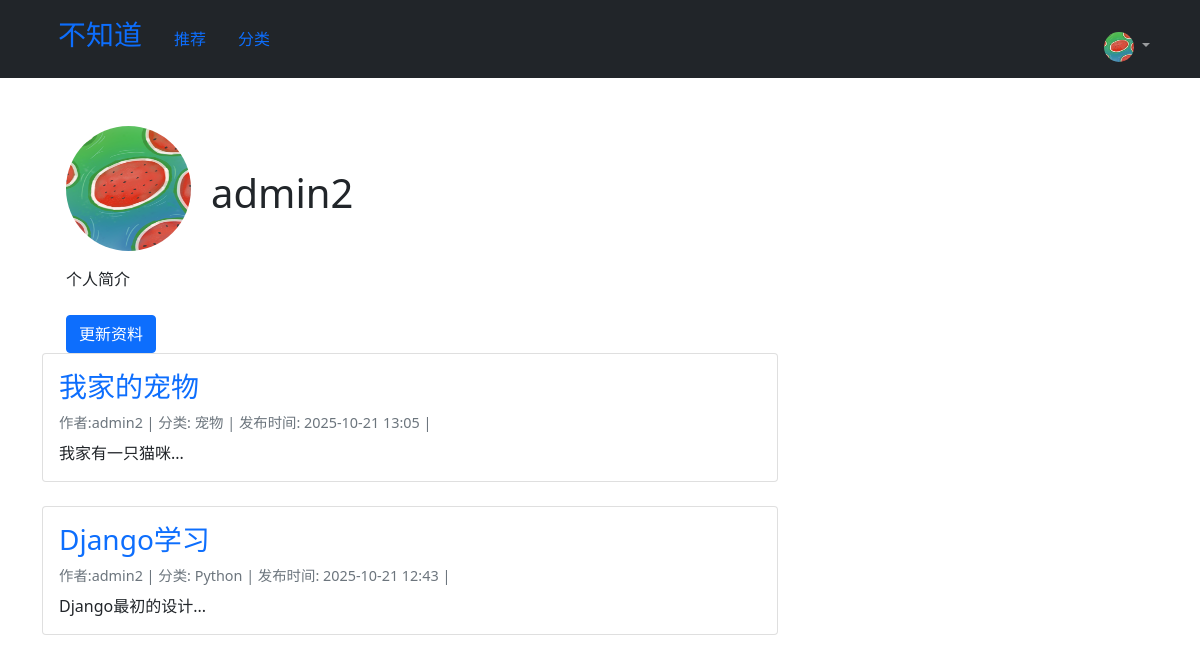
/myblog/userhome/1-admin2/ (signed in), run on the app's committed database.
### accounts/models.py (models this page shows, shortened)
class Profile(models.Model):
    user = models.OneToOneField(User,on_delete=models.CASCADE)
    avatar = models.ImageField(
        upload_to='avatars/',
        default='avatars/default.png',
        blank=True
    )
    bio = models.TextField(max_length=500,blank=True)
    updated_at = models.DateTimeField(auto_now=True)

### blog/models.py (models this page shows, shortened)
class Article(models.Model):
    title = models.CharField('标题',max_length=200)
    content = models.TextField('内容')
    excerpt = models.CharField('摘要',max_length=200,blank=True)
    author = models.ForeignKey(User,
                               on_delete=models.CASCADE,
                               verbose_name='作者'
                               )
    category = models.ForeignKey(Category,on_delete=models.CASCADE,verbose_name='分类')
    tags = models.ManyToManyField(Tag,blank=True,verbose_name='标签')
    created = models.DateTimeField('创建时间',auto_now_add=True)
    updated = models.DateTimeField('更新时间',auto_now=True)
    views = models.PositiveIntegerField('游览量',default=0)
    class Meta:
        verbose_name = '文章'
        verbose_name_plural = verbose_name
        ordering = ['-created']#按照创建时间倒叙排列

class Category(models.Model):
    name = models.CharField('分类',max_length=100,default='category')
    created = models.DateTimeField(auto_now_add=True)
    class Meta:
        verbose_name = '分类'#单数显示
        verbose_name_plural = verbose_name#复数显示

### accounts/views.py (the view, shortened to what this page needs)
# urls.py: path('userhome/<int:user_id>-<str:username>/',views.homepage,name = 'homepage'),
@login_required
def homepage(request,user_id,username):
    if request.user.id != int(user_id) or request.user.username != username:
        return redirect('accounts:login')
    user = get_object_or_404(User,id=user_id,username=username)
    articles = Article.objects.filter(author=user)
    profile,created = Profile.objects.get_or_create(user=request.user)
    if request.method != 'POST':
        form = AvatarUpdateForm(instance=profile)
    context = {'profileform': form,'articles':articles,'user':user}
    return render(request, 'accounts/homepage.html', context)

### accounts/templates/accounts/homepage.html (shortened to what this page needs)
{% extends 'blog/base.html' %}
{% block content %}
<div class="container mt-4">
    <div class="row">
        <div class="col-md-8">
            <form method="POST" enctype="multipart/form-data">
                <div style="display: flex; align-items: center; gap: 20px;">
                    <div class="mb-3">
                        <label for="avatar-input" style="cursor: pointer;">
                            <img id="avatar-preview"
                                 src="{{ user.profile.avatar.url }}"
                                 alt="头像"
                                 class="rounded-circle"
                                 width="125"
                                 height="125"
                                 style="cursor: pointer;">
                        </label>
                    </div>
                    <h1>{{user.username}}</h1>
                </div>
                <div class="mb-3">
                    <label for="{{ form.bio.id_for_label }}" class="form-label">
                        个人简介
                    </label>
                </div>
                <button type="submit" class="btn btn-primary">更新资料</button>
            </form>
        </div>
    </div>
</div>
{% for article in articles %}
 <div class="card mb-4">
    <div class="card-body">
        <h3 class="card-title">
            <a href="{% url 'blog:article_detail' article.pk %}" class="text-decoration-none">
                {{ article.title }}
            </a>
        </h3>
        <div class="article-meta mb-2">
            <span>作者:{{article.author.username}}</span> |
            <span>分类: {{ article.category.name }}</span> |
            <span>发布时间: {{ article.created|date:"Y-m-d H:i" }}</span> |
        </div>
        <p class="card-text">
            {% if article.excerpt %}
                {{ article.excerpt }}
            {% else %}
                {{ article.content|striptags|truncatechars:200 }}
            {% endif %}
        </p>
    </div>
 </div>
{% empty %}
<div class="alert alert-info">暂无文章</div>
{% endfor %}
{% endblock %}

### blog/templates/blog/base.html (shortened to what this page needs)
<!DOCTYPE html>
<html lang="zh-cn">
    <head>
        <link href="https://cdn.jsdelivr.net/npm/bootstrap@5.1.3/dist/css/bootstrap.min.css"rel="stylesheet">
    </head>
    <body>
         <nav class="navbar navbar-expand-lg navbar-dark bg-dark">
            <div class="container">
                <h3 class="nav-link">不知道</h3>
                <a class="nav-link" href="{% url 'blog:article_list' %}">推荐</a>
                <a class="nav-link">分类</h5>
                <div class = "navbar-nav ms-auto">
                    {% if user.is_authenticated %}
                    <div class="dropdown">
                        <a class="nav-link dropdown-toggle"
                            href="{% url 'accounts:homepage' user_id=user.id username=user.username %}"
                            role="button" data-bs-toggle="dropdown" onclick="handleAvatarClick(event)">
                            <img src="{{ user.profile.avatar.url }}"
                                alt="{{ user.username }}"
                                class="rounded-circle"
                                width="30"
                                height="30">
                        </a>
                    </div>
                    {% else %}
                        <a class="nav-link" href="{% url 'accounts:login' %}">登陆</a>
                        <a class="nav-link" href="{% url 'accounts:register' %}">注册</a>
                    {% endif %}
                </div>
            </div>
         </nav>
        <div class="container mt-4">
            <div class="row">
                <div class="col-md-8">
                    {% block content %}
                    {% endblock %}
                </div>
    </body>
</html>

### blog/templates/blog/base.html (style rules this page uses)
.article-meta { color: #6c757d; font-size: 0.9rem; }

### data on the page
Article: title "我家的宠物", author.username "admin2", category.name "宠物", created "2025-10-21 13:05", excerpt "我家有一只猫咪..."
Article: title "Django学习", author.username "admin2", category.name "Python", created "2025-10-21 12:43", excerpt "Django最初的设计..."

### other printed values
{{ user.username }} "admin2"
